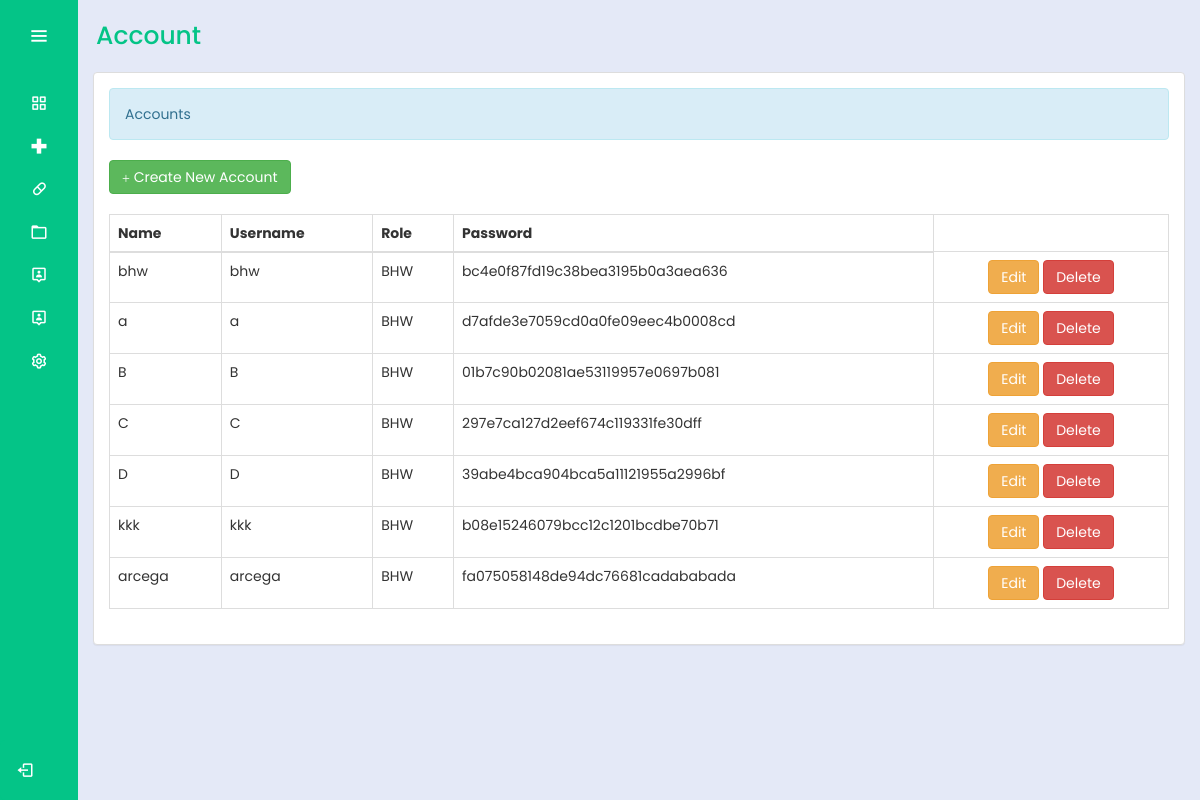
Page /admin/account.php (signed in) on the earlier database version.
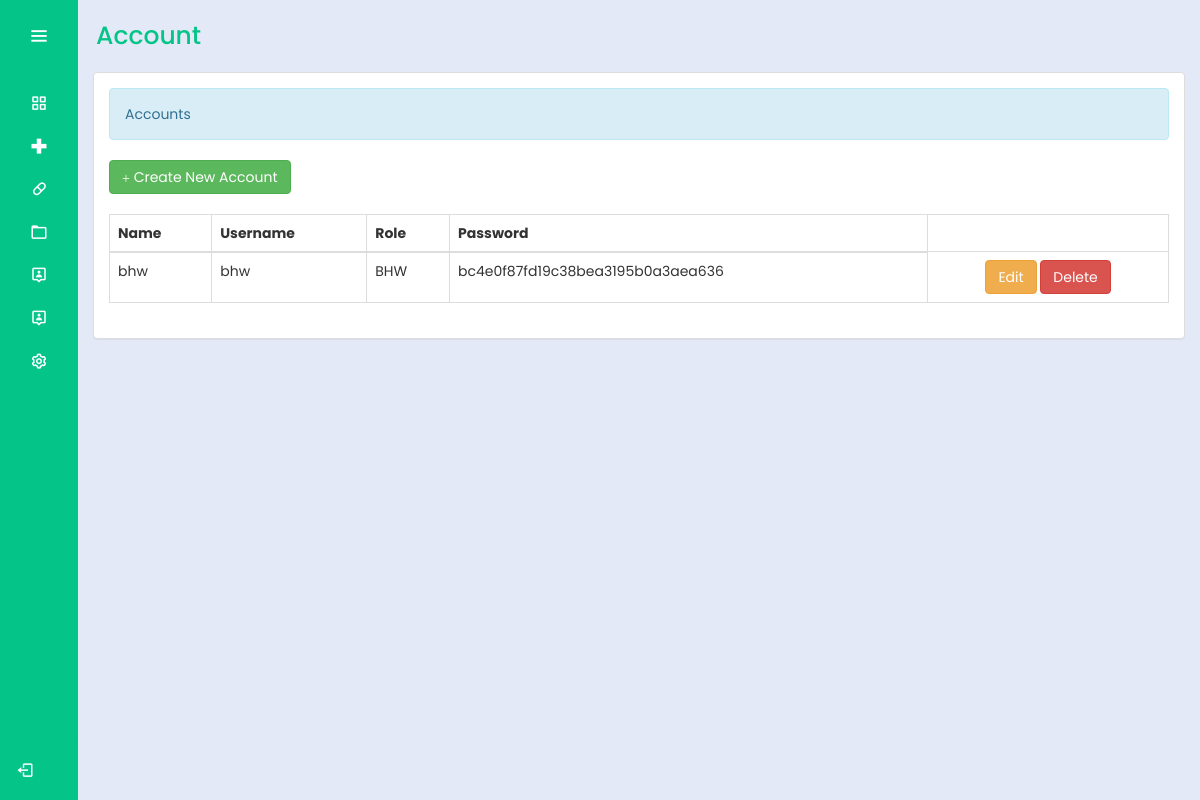
Same page on the later database version.
### tables this page shows
CREATE TABLE `users` (
  `id` int(11) NOT NULL,
  `username` varchar(255) NOT NULL,
  `password` varchar(255) NOT NULL,
  `name` varchar(255) NOT NULL,
  `usertype` int(2) NOT NULL
);

### admin/account.php (the view, shortened to what this page needs)
<?php
@include "../connection/connect.php";
if(isset($_SESSION['user_data'])){
?>
<!DOCTYPE html>
<html lang="en">
<head>
  <link rel="stylesheet" href="../cssmainmenu/style.css">
  <link href='https://unpkg.com/boxicons@2.1.4/css/boxicons.min.css' rel='stylesheet'>
  <link rel = "stylesheet" type = "text/css" href = "../css/bootstrap.css " />
 <link rel = "stylesheet" type = "text/css" href = "../css/style.css" />
</head>
<body>
  <div class="sidebar">
    <div class="logo_details">
      <i class="bx bx-menu" id="btn"></i>
    </div>
    <ul class="nav-list">
      <li>
        <a href="Dashboard.php">
          <i class="bx bx-grid-alt"></i>
        </a>
      </li>
      <li>
        <a href="medicinerecords.php">
          <i class="bx bx-plus-medical"></i>
        </a>
      </li>
      <li>
        <a href="Contraceptives.php">
          <i class="bx bx-capsule"></i>
        </a>
      </li>
      <li>
        <a href="records.php">
          <i class="bx bx-folder"></i>
        </a>
      </li>
      <li>
          <a href="RegisteredUserAdmin.php">
            <i class="bx bx-user-pin"></i>
          </a>
      </li>
        <li>
          <a href="account.php">
            <i class="bx bx-user-pin"></i>
          </a>
        </li>
        <li>
        <a href="#">
          <i class="bx bx-cog"></i>
        </a>
      </li>
      <li class="profile">
          <div class="profile_details">
          <div class="profile_content">
          <div class="name"><?php echo $_SESSION['user_data']['name']; ?></div>
        </div>
          </div>
          <a href="../logout.php" id="log_out">
          <i class="bx bx-log-out"></i>
      </a>
      </li>
    </ul>
  </div>
  <section class="home-section">
    <div class="text">Account</div>
    <div class = "container-fluid">
		<div class = "panel panel-default">
			<div class = "panel-body">
				<div class = "alert alert-info">Accounts</div>
				<a class = "btn btn-success" href = "add_account.php"><i class = "glyphicon glyphicon-plus"></i> Create New Account</a>
				<br />
				<br />
        <table id = "table" class = "table table-bordered">
					<thead>
						<tr>
						<th>Name</th>
							<th>Username</th>
							<th>Role</th>
							<th>Password</th>
						</tr>
					</thead>
					<tbody>
						<?php
							$query = $conn->query("SELECT * FROM `users` WHERE usertype ='2'") or die(mysqli_error());
							while($fetch = $query->fetch_array()){
						?>
						<tr>
						<td><?php echo $fetch['username']?></td>
							<td><?php echo $fetch['name']?></td>
              <td>
    <?php echo ($fetch['usertype'] == 2) ? 'BHW' : ''; ?>
</td>
							<td><?php echo md5($fetch['password'])?></td>
							<td><center><a class = "btn btn-warning" href = "edit_account.php?id=<?php echo $fetch['id']?>"> Edit</a> <a class = "btn btn-danger" onclick = "confirmationDelete(this); return false;" href = "../admin_query/delete_account.php?id=<?php echo $fetch['id']?>"> Delete</a></center></td>
						</tr>
						<?php
							}
						?>
					</tbody>
				</table>
			</div>
		</div>
	</div>
  </section>
</body>
</html>
<?php
}
else{
	header("Location:.././index.php?error=UnAuthorized Access");
}

Differences in the rows shown:
removed users: username "a", name "a", usertype "BHW", password "d7afde3e7059cd0a0fe09eec4b0008cd"
removed users: username "B", name "B", usertype "BHW", password "01b7c90b02081ae53119957e0697b081"
removed users: username "C", name "C", usertype "BHW", password "297e7ca127d2eef674c119331fe30dff"
removed users: username "D", name "D", usertype "BHW", password "39abe4bca904bca5a11121955a2996bf"
removed users: username "kkk", name "kkk", usertype "BHW", password "b08e15246079bcc12c1201bcdbe70b71"
removed users: username "arcega", name "arcega", usertype "BHW", password "fa075058148de94dc76681cadababada"
